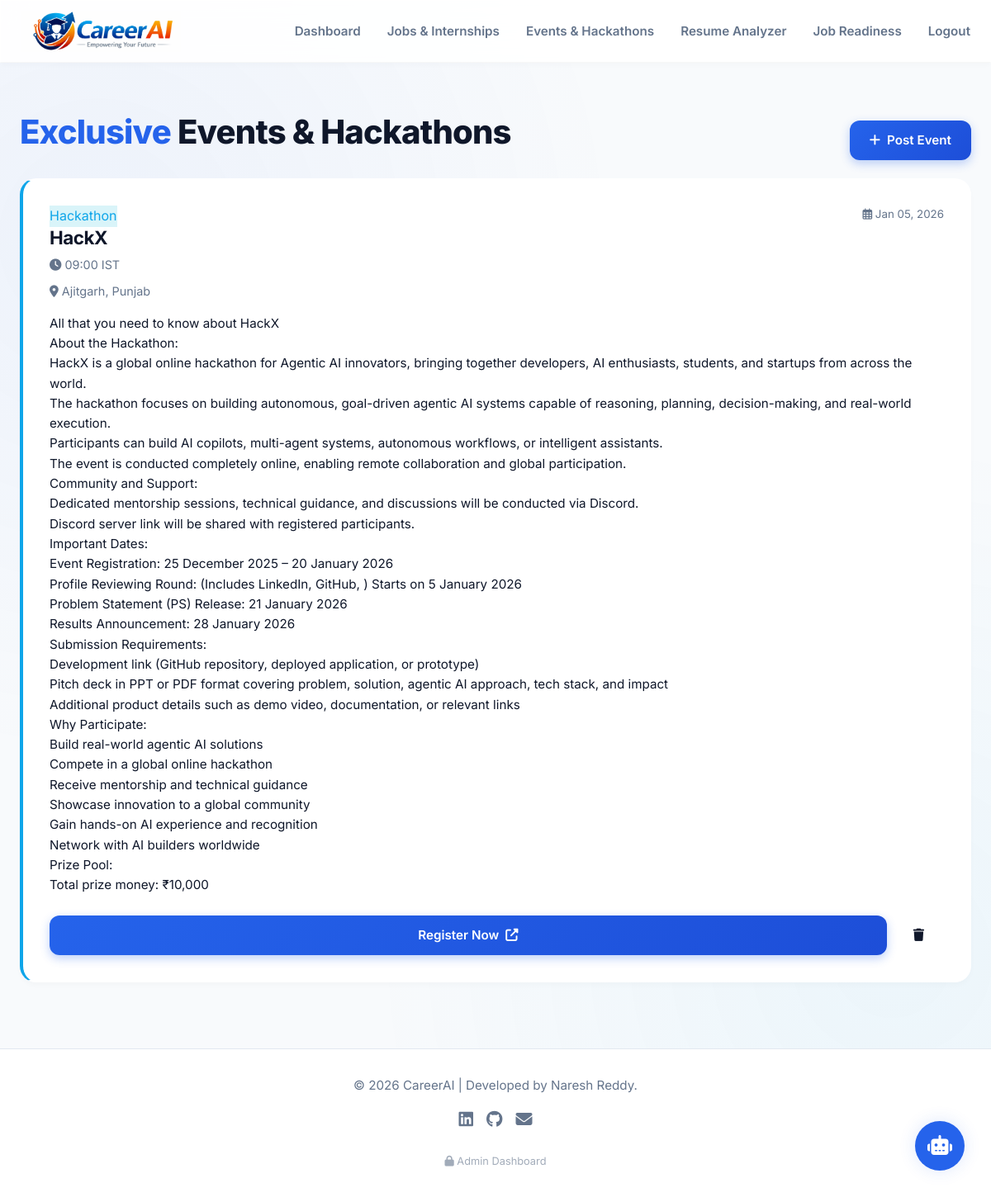
Screenshot of /events/ (signed in) with the database file from the repository.
### core/models.py (models this page shows, shortened)
class Event(models.Model):
    EVENT_TYPES = (
        ('HACKATHON', 'Hackathon'),
        ('WEBINAR', 'Webinar'),
        ('WORKSHOP', 'Workshop'),
        ('CONFERENCE', 'Conference'),
        ('OTHER', 'Other'),
    )
    name = models.CharField(max_length=200)
    event_type = models.CharField(max_length=20, choices=EVENT_TYPES, default='HACKATHON')
    description = models.TextField()
    registration_link = models.URLField(help_text="Link to register for the event")
    date = models.DateTimeField(help_text="When the event starts")
    location = models.CharField(max_length=200, default="Online", help_text="Venue or Online")
    posted_at = models.DateTimeField(auto_now_add=True)
    is_active = models.BooleanField(default=True)
    posted_by = models.ForeignKey(User, on_delete=models.SET_NULL, null=True)
    class Meta:
        ordering = ['-date']

### core/views/event_views.py (the view)
# urls.py: path('events/', views.event_list, name='event_list'),
@login_required
def event_list(request):
    events = Event.objects.filter(is_active=True).order_by('date')
    return render(request, 'core/event_list.html', {'events': events})

### core/templates/core/event_list.html (shortened to what this page needs)
{% extends 'core/base.html' %}
{% block content %}
<div class="container py-8">
    <div class="flex justify-between items-center mb-6 heading-y-padding">
        <h1 style="font-size: 2.5rem; font-weight: 800;">
            <span style="color: var(--primary);">Exclusive</span> Events & Hackathons
        </h1>
        {% if user.is_staff or user.is_superuser %}
            <a href="{% url 'post_event' %}" class="btn btn-primary">
                <i class="fas fa-plus" style="margin-right: 0.5rem;"></i> Post Event
            </a>
        {% endif %}
    </div>
    <div class="grid grid-3">
        {% for event in events %}
        <div class="card job-card flex flex-col justify-between" style="border-left: 4px solid var(--accent);">
            <div>
                <div class="flex justify-between items-start mb-2">
                    <span class="tag" style="background: rgba(6, 182, 212, 0.15); color: var(--accent);">{{ event.get_event_type_display }}</span>
                    <small style="color: var(--text-muted);"><i class="far fa-calendar-alt"></i> {{ event.date|date:"M d, Y" }}</small>
                </div>
                <h3 style="font-size: 1.4rem; font-weight: 700; margin-bottom: 0.5rem; color: var(--text-main);">{{ event.name }}</h3>
                <p style="color: var(--text-muted); font-size: 0.9rem; margin-bottom: 0.5rem;">
                    <i class="fas fa-clock"></i> {{ event.date|date:"H:i" }} IST
                </p>
                <p style="color: var(--text-muted); font-size: 0.9rem; margin-bottom: 1rem;">
                    <i class="fas fa-map-marker-alt"></i> {{ event.location }}
                </p>
                <div style="font-size: 0.95rem; margin-bottom: 1.5rem; line-height: 1.6;">
                    {{ event.description|linebreaks }}
                </div>
            </div>
            <div class="flex gap-2">
                <a href="{{ event.registration_link }}" target="_blank" class="btn btn-primary" style="flex: 1;">
                    Register Now <i class="fas fa-external-link-alt" style="margin-left: 8px;"></i>
                </a>
                {% if user.is_staff or user.is_superuser %}
                    <a href="{% url 'delete_event' event.id %}" class="btn btn-danger" onclick="return confirm('Delete this event?');">
                        <i class="fas fa-trash"></i>
                    </a>
                {% endif %}
            </div>
        </div>
        {% endfor %}
    </div>
</div>
{% endblock %}

### static/css/style.css (style rules this page uses)
:root { --primary: #2563eb; --primary-hover: #1d4ed8; --secondary: #475569; --accent: #0ea5e9; --bg-dark: #f8fafc; --bg-card: #ffffff; --bg-surface: #f1f5f9; --text-main: #0f172a; --text-muted: #64748b; --text-light: #ffffff; --success: #10b981; --error: #ef4444; --shadow-sm: 0 1px 2px rgba(0, 0, 0, 0.05); --shadow-md: 0 4px 6px -1px rgba(0, 0, 0, 0.08); --shadow-lg: 0 10px 15px -3px rgba(0, 0, 0, 0.08); --shadow-glow: 0 0 20px rgba(37, 99, 235, 0.15); --shadow-3d: 0 20px 25px -5px rgba(0, 0, 0, 0.1), 0 10px 10px -5px rgba(0, 0, 0, 0.04); --radius-md: 0.75rem; --radius-lg: 1.25rem; --radius-xl: 2rem; --transition: transform 0.2s ease, opacity 0.2s ease, background-color 0.2s ease, box-shadow 0.2s ease; --transition-bounce: transform 0.4s cubic-bezier(0.34, 1.56, 0.64, 1); }
*, *::before, *::after { box-sizing: border-box; margin: 0; padding: 0; -webkit-font-smoothing: antialiased; }
body { font-family: "Inter", -apple-system, BlinkMacSystemFont, "Segoe UI", Roboto, sans-serif; background-color: var(--bg-dark); color: var(--text-main); line-height: 1.6; min-height: 100vh; display: flex; flex-direction: column; overflow-x: hidden; font-size: 16px; position: relative; }
body::before { content: ""; position: fixed; top: 0; left: 0; width: 100%; height: 100%; z-index: -1; background: radial-gradient( circle at 10% 20%, rgba(37, 99, 235, 0.05) 0%, transparent 40% ), radial-gradient( circle at 90% 80%, rgba(14, 165, 233, 0.05) 0%, transparent 40% ); pointer-events: none; }
a { text-decoration: none; color: inherit; transition: var(--transition); }
.container { width: 100%; max-width: 1200px; margin: 0 auto; padding: 0 1.5rem; }
.grid { display: grid; gap: 2rem; }
.grid-3 { grid-template-columns: repeat(auto-fit, minmax(300px, 1fr)); }
.flex { display: flex; }
.flex-col { flex-direction: column; }
.items-center { align-items: center; }
.justify-between { justify-content: space-between; }
.gap-2 { gap: 0.5rem; }
.py-8 { padding-top: 3rem; padding-bottom: 3rem; }
.heading-y-padding { padding: 0.75rem 0 !important; }
h1, h2, h3 { color: var(--text-main); line-height: 1.2; font-weight: 800; margin-bottom: 0.5em; letter-spacing: -0.02em; }
h1 { font-size: 2.5rem; }
h3 { font-size: 1.5rem; }
.btn { display: inline-flex; align-items: center; justify-content: center; padding: 0.75rem 1.5rem; border-radius: var(--radius-md); font-weight: 600; cursor: pointer; border: none; font-size: 0.95rem; transition: var(--transition); white-space: nowrap; }
.btn-primary { background: linear-gradient(135deg, var(--primary), var(--primary-hover)); color: white !important; box-shadow: 0 4px 12px rgba(37, 99, 235, 0.3); }
.card { background-color: var(--bg-card); border-radius: var(--radius-lg); padding: 2rem; border: 1px solid rgba(255, 255, 255, 0.8); box-shadow: 0 4px 6px rgba(0, 0, 0, 0.02); transition: var(--transition); content-visibility: auto; contain-intrinsic-size: 0 500px; }

### rows the page displays
Event: event_type "Hackathon", date "Jan 05, 2026", name "HackX", date "09:00", location "Ajitgarh, Punjab", description "All that you need to know about HackX About the Hackathon: HackX is a global online hackathon for Agentic AI innovators, bringing together developers, AI enthusiasts, students, and startups from across the world. The hackathon focuses on building autonomous, goal-driven agentic AI systems capable of reasoning, planning, decision-making, and real-world execution. Participants can build AI copilots, multi-agent systems, autonomous workflows, or intelligent assistants. The event is conducted completely online, enabling remote collaboration and global participation. Community and Support: Dedicated mentorship sessions, technical guidance, and discussions will be conducted via Discord. Discord…"
